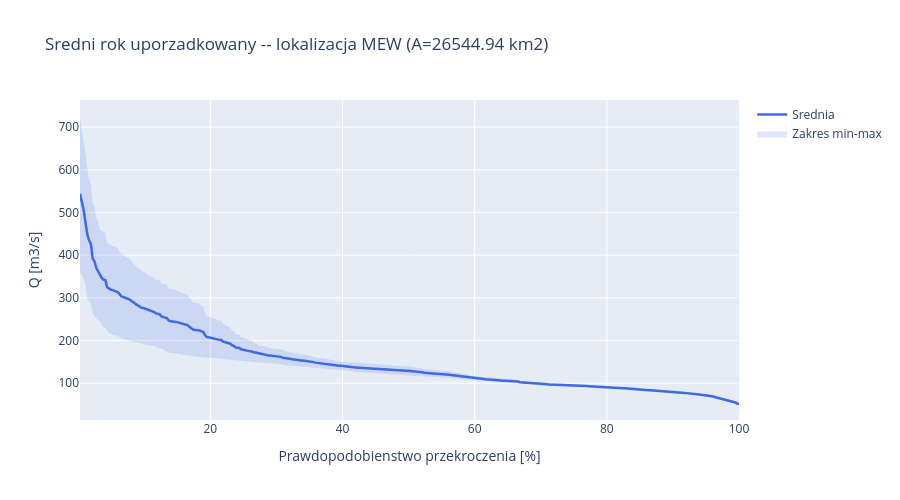

The code cell stored with this chart in its notebook:
### Markdown cell above
**Prompt do LLM:**
> *"Napisz kod ktory: (1) utworzy DataFrame z kolumnami station_id, date, discharge_m3s
> z interpolowanych przeplywow Q_mew (station_id = 'MEW'), (2) przefiltruje lata
> niekompletne, (3) obliczy sredni rok uporzadkowany, (4) narysuje wykres FDC
> (srednia + zakres min-max) dla lokalizacji MEW."*

**Uzyte moduly/funkcje:** `src.hydrology.filter_incomplete_years()`, `src.hydrology.average_sorted_year()`

### Code cell
# Utworz DataFrame w formacie zgodnym z modulem hydrology
df_mew_hydro = pd.DataFrame({
    'station_id': 'MEW',
    'date': df_mew['date'],
    'discharge_m3s': df_mew['Q_mew'],
})

# Filtruj lata niekompletne i oblicz sredni rok uporzadkowany
df_mew_filt = filter_incomplete_years(df_mew_hydro, 'MEW', min_completeness=0.95)
avg_year = average_sorted_year(df_mew_filt, 'MEW')

print(f'Sredni rok uporzadkowany z {avg_year["n_years"].iloc[0]} lat')
print(f'Q: {avg_year["mean"].min():.2f} -- {avg_year["mean"].max():.2f} m3/s')

# Wykres FDC
fig = go.Figure()
fig.add_trace(go.Scatter(
    x=avg_year['exceedance_pct'], y=avg_year['max'],
    mode='lines', line=dict(width=0), showlegend=False))
fig.add_trace(go.Scatter(
    x=avg_year['exceedance_pct'], y=avg_year['min'],
    mode='lines', line=dict(width=0),
    fill='tonexty', fillcolor='rgba(65,105,225,0.15)', name='Zakres min-max'))
fig.add_trace(go.Scatter(
    x=avg_year['exceedance_pct'], y=avg_year['mean'],
    mode='lines', line=dict(color='royalblue', width=2.5), name='Srednia'))
fig.update_layout(
    title=f'Sredni rok uporzadkowany -- lokalizacja MEW (A={A_TARGET} km2)',
    xaxis_title='Prawdopodobienstwo przekroczenia [%]',
    yaxis_title='Q [m3/s]', height=500, hovermode='x unified',
)
fig.show()

### Figure 1 — Plotly figure (JSON) as saved in the notebook; plotly's stock layout.template omitted (floating-point values rounded to 4 significant figures; data arrays with more than 128 entries replaced by an {"elided": "..."} marker saying what was removed)
{"data": [{"line": {"width": 0}, "mode": "lines", "showlegend": false, "type": "scatter", "x": {"elided": "365 float values"}, "y": {"elided": "365 float values"}}, {"fill": "tonexty", "fillcolor": "rgba(65,105,225,0.15)", "line": {"width": 0}, "mode": "lines", "name": "Zakres min-max", "type": "scatter", "x": {"elided": "365 float values"}, "y": {"elided": "365 float values"}}, {"line": {"color": "royalblue", "width": 2.5}, "mode": "lines", "name": "Srednia", "type": "scatter", "x": {"elided": "365 float values"}, "y": {"elided": "365 float values"}}], "layout": {"height": 500, "hovermode": "x unified", "title": {"text": "Sredni rok uporzadkowany -- lokalizacja MEW (A=26544.94 km2)"}, "xaxis": {"title": {"text": "Prawdopodobienstwo przekroczenia [%]"}}, "yaxis": {"title": {"text": "Q [m3/s]"}}}}
